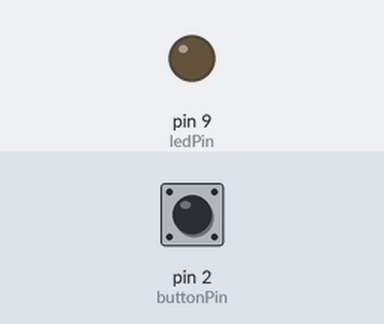
A sketch run on a simulated Arduino Uno, built with avr-gcc and run on an emulated ATmega328P. Parts: output pins drawn as LEDs (lit = HIGH). The inputs (shaded band) are chosen by the test bench; at power-on: pin 2 (buttonPin) HIGH.

Above: at 1.2 s.
1.3 s: pin 2 (buttonPin) pulled LOW for 0.15 s
At 1.37 s:
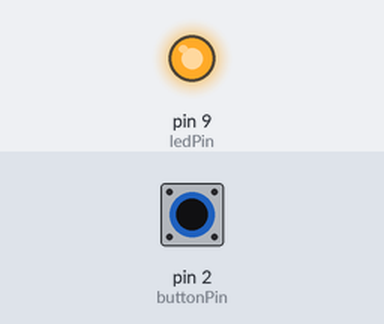
2.9 s: pin 2 (buttonPin) pulled LOW for 3.2 s
At 7.5 s:
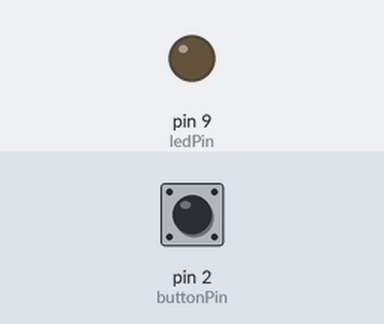
Timing chart, 0 to 9.0 s (numbered marks = the images above; inputs shaded):
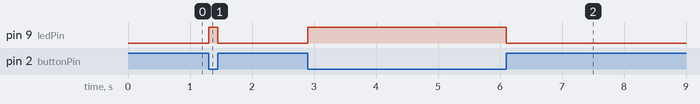

The sketch:

Button_Control.ino
```cpp
/*
  Button Control
  --------------
  Demonstrates how to control an LED using a push button.
  When the button is pressed, the LED turns on; otherwise, it turns off.

  Hardware setup:
  - LED connected to pin 9 through a 220Ω resistor. Also works without
  - Push button connected between pin 2 and ground
  - Uses the internal pull-up resistor for stable input
*/

const int buttonPin = 2;
const int ledPin = 9;
int buttonState = 0;

void setup() {
  pinMode(ledPin, OUTPUT);
  pinMode(buttonPin, INPUT_PULLUP); // internal pull-up, so LOW = pressed
}

void loop() {
  buttonState = digitalRead(buttonPin);

  if (buttonState == LOW) {
    digitalWrite(ledPin, HIGH);  // Button pressed
  } else {
    digitalWrite(ledPin, LOW);   // Button released
  }
}
```

Measured:
- after the input at 1.3 s, pin 9 (ledPin): LOW → HIGH at once, → LOW 0.15 s later
- after the input at 2.9 s, pin 9 (ledPin): LOW → HIGH at once, → LOW 3.2 s later
